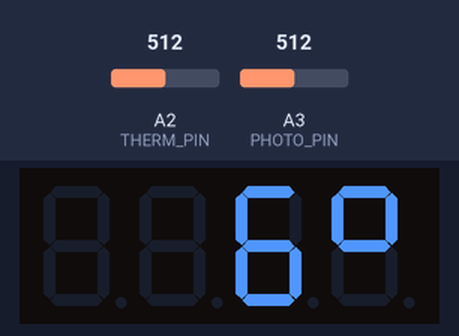
A sketch run on a simulated Arduino Uno, built with avr-gcc and run on an emulated ATmega328P. Shown: 4-digit seven-segment display. The test bench sets the inputs (shaded band); at power-on: A2 (THERM_PIN) = 512, A3 (PHOTO_PIN) = 512.

Above: at 1.6 s.
1.7 s: A2 (THERM_PIN) set to 789
At 3.2 s:
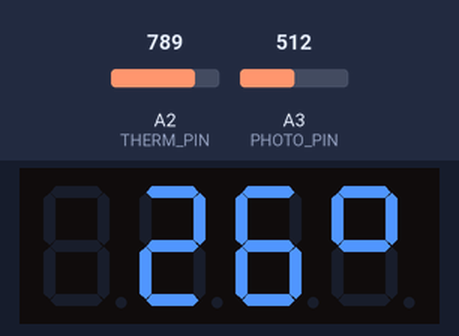
4.8 s: A2 (THERM_PIN) set to 811
At 6.5 s:
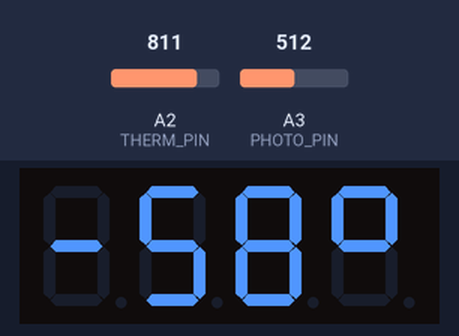
8.5 s: A3 (PHOTO_PIN) set to 716
At 12.1 s:
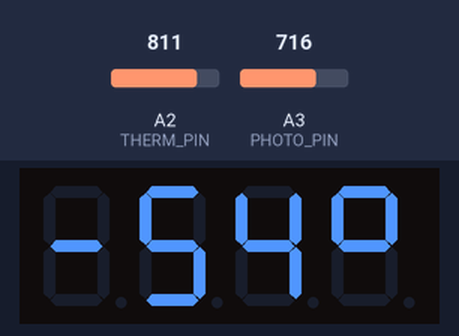
12.2 s: A3 (PHOTO_PIN) set to 0
15.9 s: A2 (THERM_PIN) set to 872
At 17.4 s:
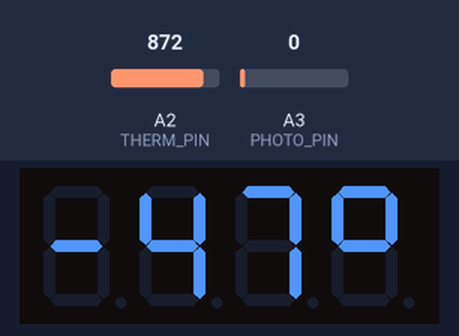
19.1 s: A2 (THERM_PIN) set to 903
At 24.3 s:
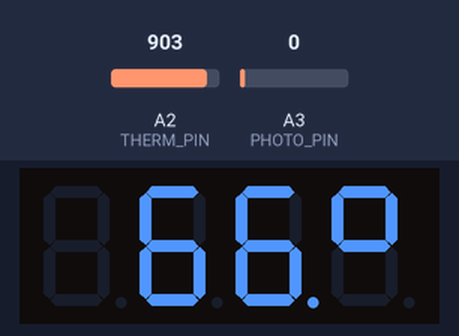
Timing chart, 0 to 25.0 s (numbered marks = the images above; inputs shaded):
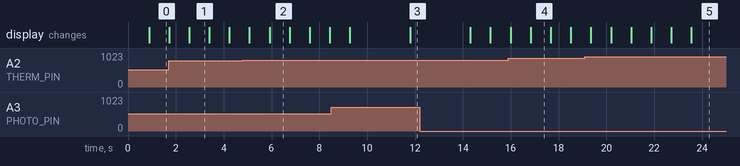

Measured:
- the behaviour switches between 803 and 804 on A2 (THERM_PIN) (found by bisection; images 1 and 2)
- the behaviour switches between 888 and 889 on A2 (THERM_PIN) (found by bisection; images 4 and 5)
- after the input at 19.1 s, the display: first differs from a run without the input after 1.1 s (image 5 shows a later state)
- what the display in image 1 shows lasts 0.8 s, from 2.6 s to 3.4 s

The sketch:

temperature_affichage_thermis_attiny.ino
```cpp
#include <TM1637Display.h>
#include <avr/pgmspace.h>
#include "table2.h"


// Module connection pins (Digital Pins)
#define TM1637_CLK_PIN 1
#define TM1637_DIO_PIN 2

#define THERM_PIN A2
#define PHOTO_PIN A3

#define UNDER_TABLE -32768
#define OVER_TABLE  32767

#define TENSION_ALIM  5
#define R             9880
#define Rr            1200

#define NB_MEM_TEMP        5
#define NB_MEM_PHOT        5


int mem_temp[NB_MEM_TEMP] = { 0 }; // 100*temp
int mem_phot[NB_MEM_PHOT] = { 0 };
byte i_temp = 0;
byte i_phot = 0;


TM1637Display display(TM1637_CLK_PIN, TM1637_DIO_PIN);
const uint8_t DEGRES[] = { SEG_A | SEG_B | SEG_F | SEG_G };
const uint8_t MOINS[] = { SEG_G };
const uint8_t RIEN[] = { 0 };
const uint8_t BITMASK_DOTS = 0b01000000;


void setup()
{
  /*
  TM1637_init();

  TM1637_set_brightness(5);

  TM1637_clear();

  TM1637_enable(false);
  */

  display.setBrightness(5);

  afficheTemperature(0, 1);

  pinMode(THERM_PIN, INPUT);
  pinMode(PHOTO_PIN, INPUT);
}

void loop()
{
  int mesure = analogRead(THERM_PIN);
  int temp = mesureToTemperature(mesure);
  mem_temp[i_temp] = temp;
  i_temp = (i_temp + 1) % NB_MEM_TEMP;

  mem_phot[i_phot] = analogRead(PHOTO_PIN);
  i_phot = (i_phot + 1) % NB_MEM_PHOT;

  delay(800);

  afficheTemperature(moyenne(mem_temp, NB_MEM_TEMP), (temp == OVER_TABLE) || (temp == UNDER_TABLE));

  display.setBrightness(moyenne(mem_phot, NB_MEM_PHOT) / 146);
}

int moyenne(int tableau[], byte nbElts)
{
  int S = 0;
  for(byte j = 0; j < nbElts; j++)
  {
    S += tableau[j];
  }
  return int(S / nbElts);
}

void afficheTemperature(int temp, byte error)
{
  if(temp < 0)
  {
    //TM1637_display_segments(0x00, 0b01000000); // -
    display.setSegments(MOINS, 1, 0);
  }
  else
  {
     //TM1637_display_segments(0x00, 0); // ' '
     display.setSegments(RIEN, 1, 0);
  }
  char tempArrondie = char(abs(arrondi(temp)) / 100);
  /*TM1637_display_digit(0x01, temp - 10 * (temp / 10));
  TM1637_display_digit(0x02, temp / 10);

  TM1637_display_segments(0x03, 0b011000011); // °*/


  display.showNumberDecEx(tempArrondie, BITMASK_DOTS * error, false, 2, 1);

  display.setSegments(DEGRES, 1, 3); // °
}

int mesureToTemperature(int mesure)
{
  if(mesure < 68)
    return UNDER_TABLE;
  else if(mesure <= 888)
  {
    return pgm_read_word_near(table + ((mesure - 68) / 4));
  }
  else
    return OVER_TABLE;
}

int arrondi(int nombre_100)
{
  int nombre = int(nombre_100 / 100) * 100;
  if(nombre_100 - nombre  >= 50)
    nombre += 100;
  return nombre;
}
```

table2.h
```cpp
const PROGMEM int table[206] = {
-3058,
-2941,
-2830,
-2724,
-2621,
-2523,
-2428,
-2336,
-2247,
-2161,
-2078,
-1996,
-1917,
-1840,
-1765,
-1691,
-1620,
-1549,
-1481,
-1413,
-1347,
-1282,
-1218,
-1156,
-1094,
-1034,
-974,
-915,
-858,
-801,
-744,
-689,
-634,
-580,
-526,
-473,
-421,
-369,
-318,
-268,
-217,
-168,
-118,
-70,
-21,
27,
74,
122,
169,
215,
261,
307,
353,
398,
443,
488,
533,
577,
621,
665,
709,
752,
796,
839,
882,
925,
967,
1010,
1052,
1095,
1137,
1179,
1221,
1262,
1304,
1346,
1388,
1429,
1471,
1512,
1553,
1595,
1636,
1677,
1719,
1760,
1801,
1842,
1884,
1925,
1966,
2008,
2049,
2090,
2132,
2173,
2215,
2257,
2298,
2340,
2382,
2424,
2466,
2508,
2550,
2593,
2635,
2678,
2721,
2764,
2807,
2850,
2894,
2937,
2981,
3025,
3069,
3114,
3158,
3203,
3248,
3294,
3340,
3385,
3432,
3478,
3525,
3572,
3619,
3667,
3715,
3764,
3813,
3862,
3912,
3962,
4012,
4063,
4115,
4166,
4219,
4272,
4325,
4379,
4434,
4489,
4545,
4601,
4658,
4716,
4775,
4834,
4894,
4955,
5017,
5079,
5143,
5207,
5273,
5339,
5407,
5476,
5546,
5617,
5689,
5763,
5838,
5915,
5993,
6073,
6155,
6238,
6324,
6411,
6501,
6593,
6687,
6784,
6884,
6987,
7093,
7202,
7314,
7431,
7552,
7677,
7807,
7943,
8084,
8231,
8386,
8548,
8718,
8899,
9089,
9292,
9508,
9740,
9990,
10260,
10556,
10882,
11244,
11651,
12116,
12659,
};
```
